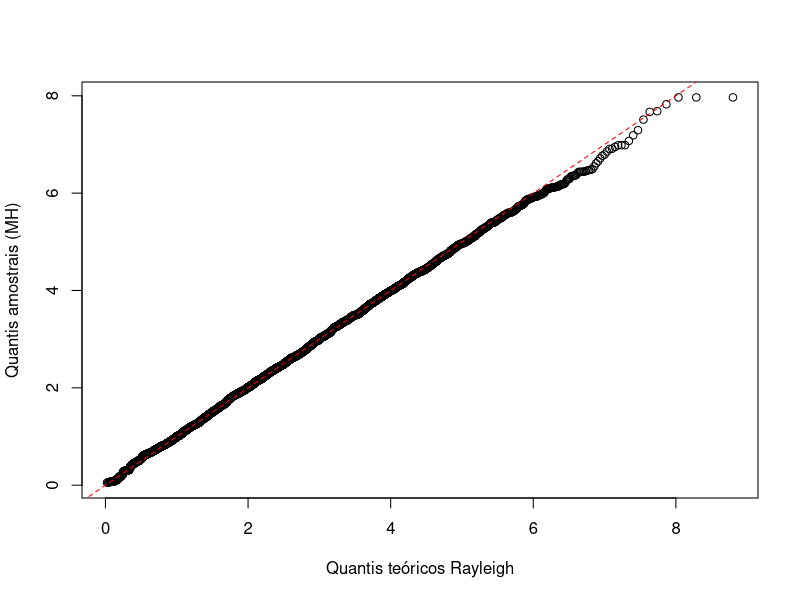
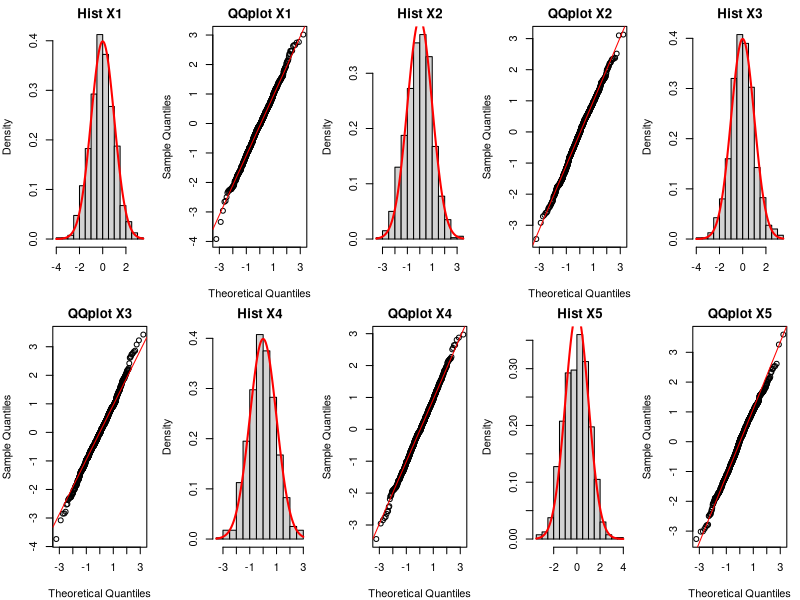

These figures' R source, in order:
## ---- chunk 1
set.seed(451)

sigma <- 2
f_rayleigh <- function(x) {
  ifelse(x >= 0, (x / sigma^2) * exp(-x^2 / (2 * sigma^2)), 0)}

Nsim <- 10000
burnin <- 2000

x <- numeric(Nsim)
x[1] <- 2  # chute inicial x0
aceito <- 0

for (t in 2:Nsim){
  Y <- rchisq(1, df = x[t-1])
  alpha <- min(1, f_rayleigh(Y) * dchisq(x[t-1], df = Y) / 
  (f_rayleigh(x[t-1]) * dchisq(Y, df = x[t-1])))
  if (runif(1) < alpha) {
    x[t] <- Y
    aceito <- aceito + 1
  } else {
    x[t] <- x[t-1]
  }}

x_post <- x[-(1:burnin)]

aceitacao <- aceito/(Nsim-1)
cat("Taxa de aceitação:", round(aceitacao, 3), "\n")

rayleigh_q <- function(p, sigma = 2) {
  sigma * sqrt(-2 * log(1 - p))
}

probs <- ppoints(length(x_post))
teo_q <- rayleigh_q(probs, sigma = sigma)
q <- quantile(x_post, probs = probs)

qqplot(teo_q, q,
       xlab = "Quantis teóricos Rayleigh",
       ylab = "Quantis amostrais (MH)")
abline(0, 1, col = "red", lty = 2)
## ---- chunk 2
p <- 5           # dimensão
rho <- 0.25      # equicorrelação

Nsim <- 1000    
burnin <- 200   

X <- matrix(0, nrow = Nsim, ncol = p)

X[1, ] <- rnorm(p)

mu_cond <- function(x_minus_i, i) {
  xbar <- mean(x_minus_i)
  numerador <- (p - 1) * rho * xbar
  denominador <- 1 + (p - 2) * rho
  return(numerador / denominador)
}

var_cond <- function() {
  numerador <- 1 + (p - 2) * rho - (p - 1) * rho^2
  denominador <- 1 + (p - 2) * rho
  return(numerador / denominador)
}

# Gibbs Sampling
for (t in 2:Nsim) {
  x_ant <- X[t - 1, ]
  for (i in 1:p) {
    x_menos_i <- x_ant[-i]
    mu_i <- mu_cond(x_menos_i, i)
    sigma2_i <- var_cond()
    x_ant[i] <- rnorm(1, mean = mu_i, sd = sqrt(sigma2_i))
  }
  X[t, ] <- x_ant
}

#burnin
X_post <- X[-(1:burnin), ]

par(mfrow = c(2, p), mar = c(4, 4, 2, 1))
for (j in 1:p) {
  hist(X_post[, j], probability = TRUE,
       main = paste0("Hist X", j),
       xlab = "", breaks = 20)
  curve(dnorm(x), col = "red", lwd = 2, add = TRUE)
  
  qqnorm(X_post[, j], main = paste0("QQplot X", j))
  qqline(X_post[, j], col = "red")
}
## ---- chunk 3
y=c(2.34, 2.55, 1.91, 2.42, 2.26, 1.82, 2.04, 1.88, 2.03, 2.28, 2.16, 2.19, 
    1.89, 1.38, 1.95, 2.50, 1.16, 2.09, 1.46, 0.97, 1.68, 1.89, 2.06, 2.07, 
    1.72, 1.01, 2.96, 2.84, 2.03, 3.08, 1.80, 2.76, 2.04, 2.05, 1.91, 1.51, 
    2.00, 0.77, 1.92, 1.54, 2.29, 2.28, 2.20, 1.60, 2.11, 1.36, 1.46, 2.53, 
    1.89, 1.98)
## ---- chunk 4
n <- length(y)
y_bar <- mean(y)
s2_y <- var(y)

B <- 5000

mu <- beta <- tau <- numeric(B)

mu[1] <- mean(y)
beta[1] <- 1
tau[1] <- 1

# Gibbs Sampling
for (i in 2:B) {
  beta[i] <- rgamma(1, shape = 5/2, rate = 1 + 0.5 * mu[i - 1]^2)
  tau[i] <- rgamma(1, shape = n / 2 + 2,
                   rate = 1 + 0.5 * (n - 1) * s2_y + 0.5 * n * (y_bar - mu[i - 1])^2)
  var_mu <- 1 / (n * tau[i] + beta[i])
  mean_mu <- n * y_bar * tau[i] * var_mu
  mu[i] <- rnorm(1, mean = mean_mu, sd = sqrt(var_mu))
}

#burnin
burnin <- 1000
mu_post <- mu[-(1:burnin)]
beta_post <- beta[-(1:burnin)]
tau_post <- tau[-(1:burnin)]
